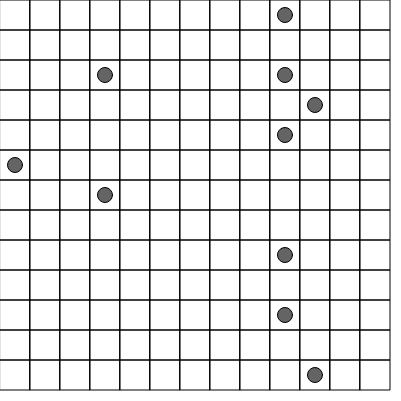
Frame 1 (no input)
Frame 60 (no input): identical to frame 1, image omitted
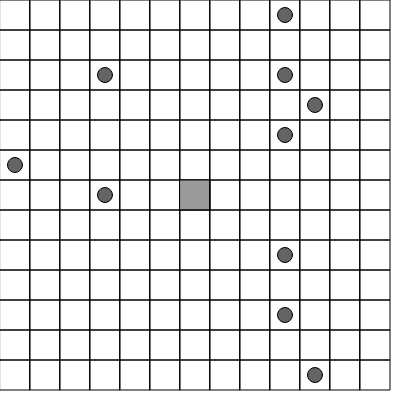
Frame 120 (the mouse pressed at the canvas centre since frame 60)

The p5.js sketch that drew these frames (run headless with seeded random() and noise() and a simulated clock; from frame 60 on, the mouse is pressed at the canvas centre):

// p5.js sketch
// ── sketch.js
function create2DArray(cols, rows){
    var arr = new Array(cols);
    for(var i = 0; i < arr.length; i++){
        arr[i] = new Array(rows);
    }
    return arr;
}

// function use2DArray(func){
//     for (var i = 0; i < cols; i++) {
//         for (var j = 0; j < rows; j++) {
//             func(i, j);
//         }
//     }
// }

var cols;
var rows;
var w = 30;
var totalMines = 10;

function setup() {
    createCanvas(401, 401);
    cols = floor(width / w);
    rows = floor(width / w);
    grid = create2DArray(cols, rows);
    for (var i = 0; i < cols; i++) {
        for (var j = 0; j < rows; j++) {
            grid[i][j] = new Cell(i, j, w);
        }
    }

    //choose random cells to be mines
    var counter = totalMines;
    while (counter > 0) {
        var i = floor(random(cols));
        var j = floor(random(rows));
        if (!grid[i][j].mine) {
            grid[i][j].mine = true;
            counter = counter-1;
        }
    }
}


function mousePressed(){
    //check if mouse press is outside of the canvas
    if(mouseX < (width - (width - w*cols)) && mouseX > 0 && mouseY < (height - (height - w*rows)) && mouseY > 0){
        //check if the cell has already been pressed
        var clickedCell = grid[floor(mouseX / w)][floor(mouseY / w)];
        if(!clickedCell.revealed){
            clickedCell.reveal();
        }
    }
}


function draw() {
    background(255);
    for(var i = 0; i < cols; i++){
        for(var j = 0; j < rows; j++){
            grid[i][j].show();
        }
    }
}

// ── cell.js
function Cell(i, j, w) {
    this.revealed = false;
    this.mine = false;

    this.i = i; //positon of cell on x axis (column)
    this.j = j; //position of cell on y axis (row)
    this.x = i * w; //x position
    this.y = j * w; //y position
    this.w = w; //width of cell
}

Cell.prototype.show = function(){
    stroke(0);
    noFill();
    rect(this.x, this.y, this.w, this.w);
    if(this.revealed){
        fill(155);
        rect(this.x, this.y, this.w, this.w);
    }
    if(this.mine){
        fill(100);
        ellipse(this.x + this.w/2, this.y + this.w/2,this.w/2);

    }
}

Cell.prototype.reveal = function(){
    this.revealed = true;
    console.log("here");
}
